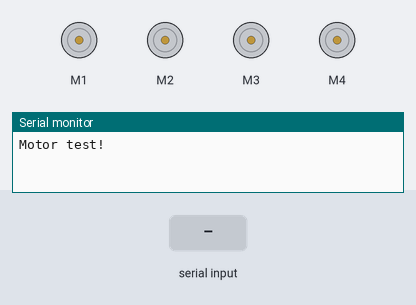
Bench run of a sketch on a simulated Arduino Uno, built with avr-gcc and run on an emulated ATmega328P. On the bench: 4 × DC motor (green arrow = forward, orange = backward, longer = faster), the last lines printed to the serial monitor. Inputs (shaded band) come from the test bench.

Above: at 1.2 s.
1.3 s: "d" received over Serial
At 2.5 s:
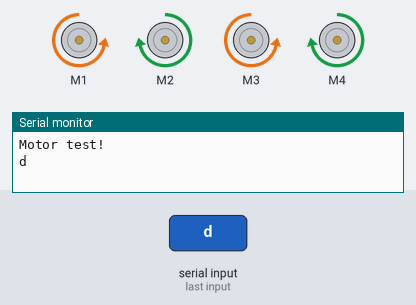
2.8 s: "a" received over Serial
At 3.7 s:
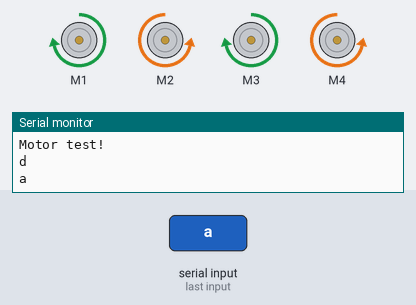
4.3 s: "w" received over Serial
At 4.8 s:
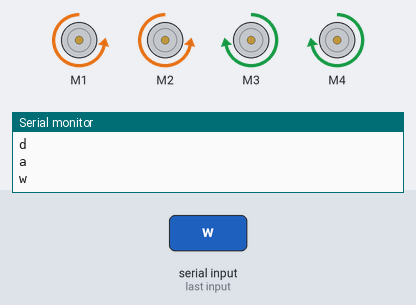
5.8 s: "s" received over Serial
At 7.0 s:
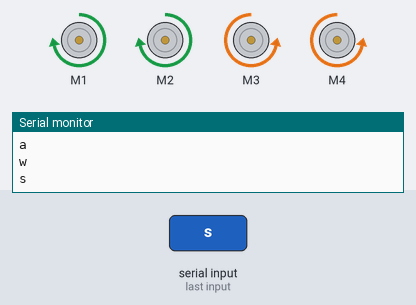
7.3 s: "1" received over Serial
At 8.3 s:
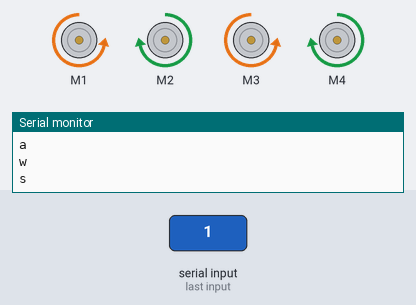
8.8 s: "2" received over Serial
At 9.4 s:
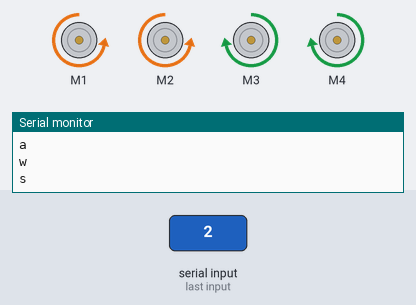
Timing chart, 0 to 11.3 s (numbered marks = the images above; inputs shaded):
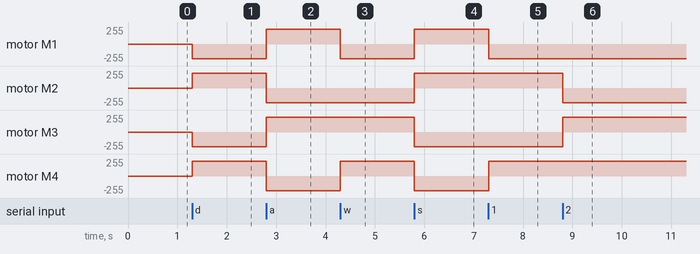

Measured:
- after the input at 1.3 s, motor M1, motor M3: stopped → backward 220/255 at once; motor M2, motor M4: stopped → forward 220/255 at once
- after the input at 2.8 s, motor M1, motor M3: backward 220/255 → forward 220/255 at once; motor M2, motor M4: forward 220/255 → backward 220/255 at once
- after the input at 4.3 s, motor M1: forward 220/255 → backward 220/255 at once; motor M4: backward 220/255 → forward 220/255 at once
- after the input at 5.8 s, motor M1, motor M2: backward 220/255 → forward 220/255 at once; motor M3, motor M4: forward 220/255 → backward 220/255 at once
- after the input at 7.3 s, motor M1: forward 220/255 → backward 220/255 at once; motor M4: backward 220/255 → forward 220/255 at once
- after the input at 8.8 s, motor M2: forward 220/255 → backward 220/255 at once; motor M3: backward 220/255 → forward 220/255 at once

The sketch:

motores.ino
```cpp
#include <AFMotor.h>

AF_DCMotor motor_1(1);
AF_DCMotor motor_2(2);
AF_DCMotor motor_3(3);
AF_DCMotor motor_4(4);

char cmd;

void setup() {
  Serial.begin(9600);
  Serial.println("Motor test!");

  motor_1.setSpeed(220);
  motor_2.setSpeed(220);
  motor_3.setSpeed(220);
  motor_4.setSpeed(220);

  motor_1.run(RELEASE);
  motor_2.run(RELEASE);
  motor_3.run(RELEASE);
  motor_4.run(RELEASE);
}

void loop() {

  // motor.run(FORWARD);
  // motor.run(BACKWARD);
  // motor.run(RELEASE);
  cmd = Serial.read();
  switch(cmd){
    case 'd':
     motor_1.run(BACKWARD);
     motor_4.run(FORWARD);
     motor_3.run(BACKWARD);
     motor_2.run(FORWARD);
     Serial.println('d');
    break;
    case 'a':
     motor_1.run(FORWARD);
     motor_4.run(BACKWARD);
     motor_3.run(FORWARD);
     motor_2.run(BACKWARD);
     Serial.println('a');
    break;

    case 'w':
     motor_1.run(BACKWARD);
     motor_4.run(FORWARD);
     motor_2.run(BACKWARD);
     motor_3.run(FORWARD);
     Serial.println('w');

    break;

    case 's':
     motor_1.run(FORWARD);
     motor_2.run(FORWARD);
     motor_3.run(BACKWARD);
     motor_4.run(BACKWARD);
     Serial.println('s');

    break;
    case 'p':
     motor_1.run(RELEASE);
     motor_4.run(RELEASE);
     motor_3.run(RELEASE);
     motor_2.run(RELEASE);
     Serial.println('p');

    break;
    case '1':
     motor_1.run(BACKWARD);
     motor_4.run(FORWARD);

    break;
    case '2':
     motor_2.run(BACKWARD);
     motor_3.run(FORWARD);

    break;
    case '3':
     motor_1.run(FORWARD);
     motor_4.run(BACKWARD);

    break;
    case '4':
     motor_2.run(FORWARD);
     motor_3.run(BACKWARD);

    break;


  }

}
```
